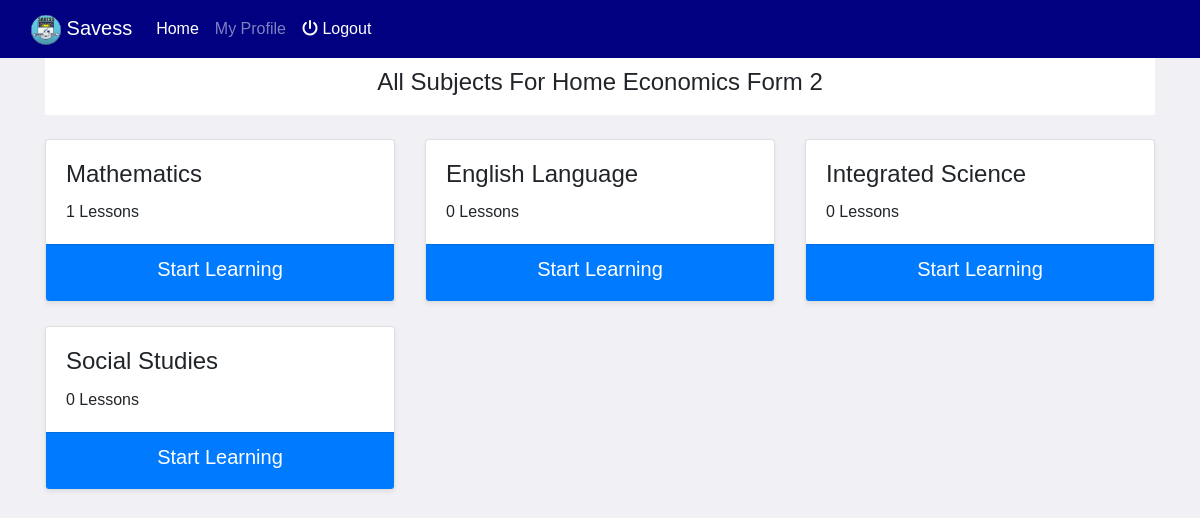
/index.php (signed in), run on the app's committed database.
### tables this page shows
CREATE TABLE `courses` (
  `cid` int(11) NOT NULL,
  `cname` varchar(100) DEFAULT NULL
);

CREATE TABLE `subjects` (
  `sjid` int(11) NOT NULL,
  `cid` int(11) DEFAULT NULL,
  `sjname` varchar(100) DEFAULT NULL,
  `type` enum('core','elective') DEFAULT NULL
);

### inc/functions.php (called while the page is built, shortened)
<?php
    function fetchData($con, $table, $columns = '*', $where = '', $joins = '', $order = '', $limit = '') {
        if (empty($columns)) {
            $columns = '*';
        }
        $sql = "SELECT {$columns} FROM ".$table;
        if (!empty($where)) {
            $sql .= " $where";
        }
        $result = mysqli_query($con, $sql);
        $data = [];
        while ($sqlData = mysqli_fetch_assoc($result)) {
            $data[] = $sqlData;
        }
        return $data;
    }

### index.php (the view, shortened to what this page needs)
<?php session_start();
	require_once 'inc/config.php';
	require_once 'inc/functions.php';
	include_once 'header.php';
	function getTotalLessons($con, $sjid, $form) {
		$totLsns = 0;
		$tSql = mysqli_query($con, "SELECT COUNT(*) AS tot_lsns FROM lessons WHERE sjid = $sjid AND lform = $form");
		if (mysqli_num_rows($tSql) > 0) {
			$tData = mysqli_fetch_assoc($tSql);
			$totLsns = $tData['tot_lsns'];
		}
		return $totLsns;
	}
	$csSql = mysqli_query($con, "SELECT * FROM courses WHERE cid = $cid");
	$csData = mysqli_fetch_assoc($csSql);
?>
	<div class="container">
		<div class="courseTitle">
			<h4>All Subjects For <?= $csData['cname']; ?> Form <?= $form; ?></h4>
		</div>
		<div class="containe-fluid my-4">
			<div class="row">
				<?php
				$subjects = fetchData($con, 'subjects', '', " WHERE cid = $cid OR type = 'core'");
				if (empty($subjects)) {
					echo "No Subject Found";
				} else {
					foreach($subjects as $subject) { ?>
						<div class="col-md-4 col-sm-6 mb-4">
							<div class="card shadow-sm h-100">
								<div class="card-body">
									<h4 class="card-title"><?= $subject['sjname']; ?></h4>
									<p class="card-text"><?= getTotalLessons($con, $subject['sjid'], $form); ?> Lessons</p>
								</div>
								<a href="learn.php?sjid=<?= $subject['sjid']; ?>" class="stretched-link">
									<div class="card-footer text-center bg-primary text-white">
										<h5>Start Learning</h5>
									</div>
								</a>
							</div>
						</div>
					<?php }
				} ?>
			</div>
		</div>
	</div>
<?php include_once 'footer.php'; ?>

### css/style.css (style rules this page uses)
body { font-family: Arial, sans-serif; background-color: #f0f0f5; margin: 0; padding: 0; }
.courseTitle { text-align: center; font-weight: bold; padding: 10px 0; background-color: #fff; margin-bottom: 10px; }
.row a { text-decoration: none; color: black; }

### data on the page
courses: cname "Home Economics"
subjects: sjname "Mathematics", sjid "1"
subjects: sjname "English Language", sjid "0"
subjects: sjname "Integrated Science", sjid "0"
subjects: sjname "Social Studies", sjid "0"

### other printed values
$form "2"
